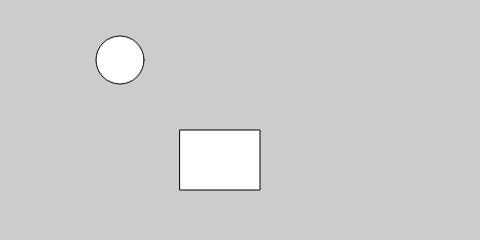
Frame 1 (no input)
Frame 60 (no input): identical to frame 1, image omitted
Frame 120 (the mouse pressed at the canvas centre since frame 60): identical to frame 1, image omitted

The p5.js sketch that drew this single still picture (run headless with seeded random() and noise() and a simulated clock; from frame 60 on, the mouse is pressed at the canvas centre):

// p5.js sketch
// ── sketch.js
let radius = 12;
let x = 180;
let y = 130;
let w = 80;
let h = 60;

function setup() {
  createCanvas(480, 240);
  ellipseMode(RADIUS);
}

function draw() {
  background(204);
  let d = dist(120, 60, mouseX, mouseY);
  fill(255);
  if (d < radius) {
    radius++;
    fill(0);
  } 

  ellipse(120, 60, radius*2, radius*2);

  if ((mouseX > x) && (mouseX < x+w) &&
    (mouseY > y) && (mouseY < y+h)) {
    fill(0);
  } 
  else {
    fill(255);
  }
  rect(x, y, w, h);
}
